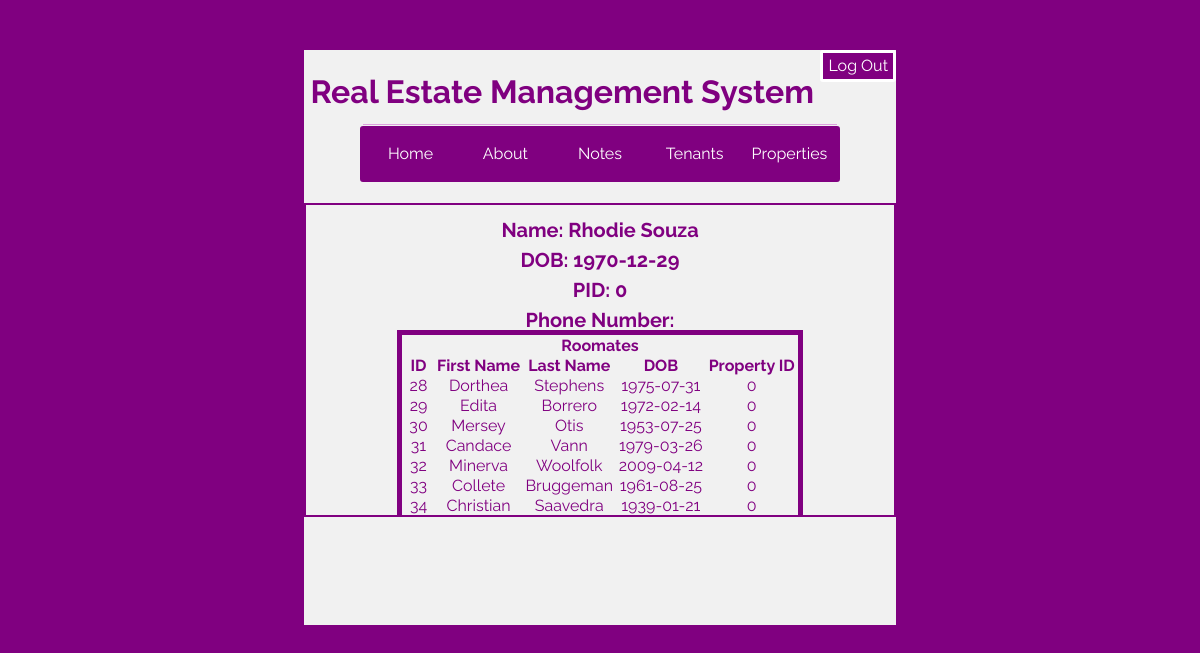
The page /tenant.php?id=27 (signed in) on the database its author committed.
### tables this page shows
CREATE TABLE `tenants` (
  `ID` int(6) NOT NULL,
  `fname` varchar(12) NOT NULL,
  `lname` varchar(12) NOT NULL,
  `DOB` date NOT NULL,
  `PID` int(3) NOT NULL
);

### tenant.php (the view, shortened to what this page needs)
<!DOCTYPE html>
<html lang=en>
<head>
    <link rel="stylesheet" type="text/css" href="styles.css">
</head>
<body>
    <div class="wrapperMain"><a href="logout.php"><div class="logOut">Log Out</div></a><br /><h2 id="hStyle">Real Estate Management System</h2> <br /><hr />
        <?php
        include 'navBar.php';
        ?>
    <br />
<?php
$con=mysqli_connect("localhost","root","","realestatesys");
echo "<div class=\"dataOut\">";
$result = mysqli_query($con,"SELECT * FROM Tenants WHERE ID='".$_GET['id']."'");
while($row = mysqli_fetch_array($result))
{
$PIDCurrent = $row['PID'];
echo "<h3>Name: ". $row['fname']." " . $row['lname']. "</h3>";
echo "<h3>DOB: ". $row['DOB']."</h3>";
echo "<h3>PID: ". $PIDCurrent ."</h3>";
echo "<h3>Phone Number: " .$row['phoneNum']  . "</h3>";
break;
}
$result = mysqli_query($con,"SELECT * FROM Tenants WHERE PID='".$PIDCurrent."' AND ID<>'" . $_GET['id'] ."'");
echo "<table>
<tr><th colspan='5'>Roomates</th>
<tr>
<th>ID</th>
<th>First Name</th>
<th>Last Name</th>
<th>DOB</th>
<th>Property ID</th>
</tr>";
while($row = mysqli_fetch_array($result))
{
echo "<tr class=\"trDope\" onclick=\"window.location='tenant.php?id=" . $row['ID'] . "'\">";
echo "<td>" . $row['ID'] . "</td>";
echo "<td>" . $row['fname'] . "</td>";
echo "<td>" . $row['lname'] . "</td>";
echo "<td>" . $row['DOB'] . "</td>";
echo "<td>" . $row['PID'] . "</td>";
echo "</tr>";
}
echo "</table>";
?>
        <br />
    </div>
    </div>
</body>
</html>

### styles.css (style rules this page uses)
body { background-color: purple !important; line-height: 1 !important; }
.wrapperMain { background-color:#f1f1f1; margin:0 auto; width:50%; height:575px; margin-top:50px; overflow: hidden; }
.dataOut { overflow: auto; height: 300px; border: 2px solid purple; margin: 5px auto; padding: 5px; width:auto; display: block; bottom: 1px; }
h2,h3,h4, #hStyle { color:purple !important; text-align: center !important; font-family: 'Raleway', sans-serif !important; padding-top: 10px !important; font-size: inherit !important; font-weight: bold !important; line-height: 1 !important; margin:0 auto !important; box-sizing: inherit !important; }
h3 { font-size: 1.25em !important; }
#hStyle { font-size: 2em !important; }
hr { display: block; height: 1px; border: 0; border-top: 1px solid plum; !important; padding: 0 !important; width:80%; margin: 0 auto !important; }
.logOut { color:white; font-size:16px; text-align:right; float:right; padding:5px; background:purple; border: solid white 3px; border-radius: 3px; transition: 0.8s; display: block; font-family: 'Raleway', sans-serif; }
p,a { font-family: 'Raleway', sans-serif; color:purple; width:80%; margin:auto; !important; }
table { border-collapse:separate; border: 5px solid purple; font-family: 'Raleway', sans-serif; color: purple; margin: 0 auto; text-align: center; }
.trDope { transition-duration:.8s; }
a { text-decoration: none; transition-duration: .8s; }

### rows shown on the page
tenants: fname "Rhodie", lname "Souza", DOB "1970-12-29", PID "0"
tenants: ID "28", fname "Dorthea", lname "Stephens", DOB "1975-07-31", PID "0"
tenants: ID "29", fname "Edita", lname "Borrero", DOB "1972-02-14", PID "0"
tenants: ID "30", fname "Mersey", lname "Otis", DOB "1953-07-25", PID "0"
tenants: ID "31", fname "Candace", lname "Vann", DOB "1979-03-26", PID "0"
tenants: ID "32", fname "Minerva", lname "Woolfolk", DOB "2009-04-12", PID "0"
tenants: ID "33", fname "Collete", lname "Bruggeman", DOB "1961-08-25", PID "0"
tenants: ID "34", fname "Christian", lname "Saavedra", DOB "1939-01-21", PID "0"
